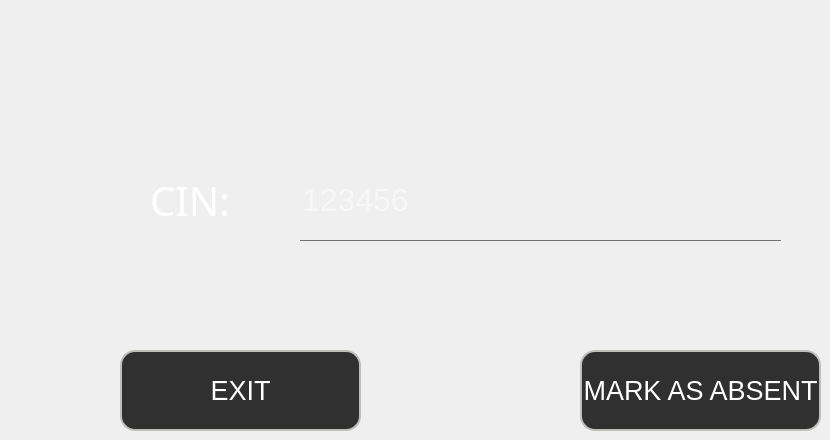
      <widget class="QWidget" name="tab_13">
       <attribute name="title">
        <string>Mark Absence</string>
       </attribute>
       <widget class="QLabel" name="ID_OBJ_6">
        <property name="geometry">
         <rect>
          <x>150</x>
          <y>160</y>
          <width>81</width>
          <height>81</height>
         </rect>
        </property>
        <property name="font">
         <font>
          <family>century gothic</family>
          <pointsize>-1</pointsize>
         </font>
        </property>
        <property name="styleSheet">
         <string notr="true">*{
    font-family:century gothic;
    font-size:40px;
	color:white;
	border:none;
}

</string>
        </property>
        <property name="text">
         <string>CIN:</string>
        </property>
       </widget>
       <widget class="QLineEdit" name="LCIN">
        <property name="geometry">
         <rect>
          <x>300</x>
          <y>160</y>
          <width>481</width>
          <height>81</height>
         </rect>
        </property>
        <property name="font">
         <font>
          <pointsize>24</pointsize>
         </font>
        </property>
        <property name="acceptDrops">
         <bool>true</bool>
        </property>
        <property name="styleSheet">
         <string notr="true">*{
background:transparent;
border:none;
color:white;
border-bottom:1px solid #717072;
}</string>
        </property>
        <property name="inputMask">
         <string/>
        </property>
        <property name="text">
         <string/>
        </property>
        <property name="maxLength">
         <number>32767</number>
        </property>
        <property name="echoMode">
         <enum>QLineEdit::Normal</enum>
        </property>
        <property name="placeholderText">
         <string>123456</string>
        </property>
       </widget>
       <widget class="QPushButton" name="ADD_13">
        <property name="geometry">
         <rect>
          <x>580</x>
          <y>350</y>
          <width>241</width>
          <height>81</height>
         </rect>
        </property>
        <property name="font">
         <font>
          <pointsize>20</pointsize>
         </font>
        </property>
        <property name="styleSheet">
         <string notr="true">*{
color:white;
border-radius: 15px;border: 2px solid #bfbeba;
background:#303030;
}

*:hover
{
	color:#303030;
	border-radius:15px;
	background:white
}</string>
        </property>
        <property name="text">
         <string>MARK AS ABSENT</string>
        </property>
       </widget>
       <widget class="QPushButton" name="ADD_14">
        <property name="geometry">
         <rect>
          <x>120</x>
          <y>350</y>
          <width>241</width>
          <height>81</height>
         </rect>
        </property>
        <property name="font">
         <font>
          <pointsize>20</pointsize>
         </font>
        </property>
        <property name="styleSheet">
         <string notr="true">*{
color:white;
border-radius: 15px;border: 2px solid #bfbeba;
background:#303030;
}

*:hover
{
	color:#303030;
	border-radius:15px;
	background:white
}</string>
        </property>
        <property name="text">
         <string>EXIT</string>
        </property>
       </widget>
      </widget>
